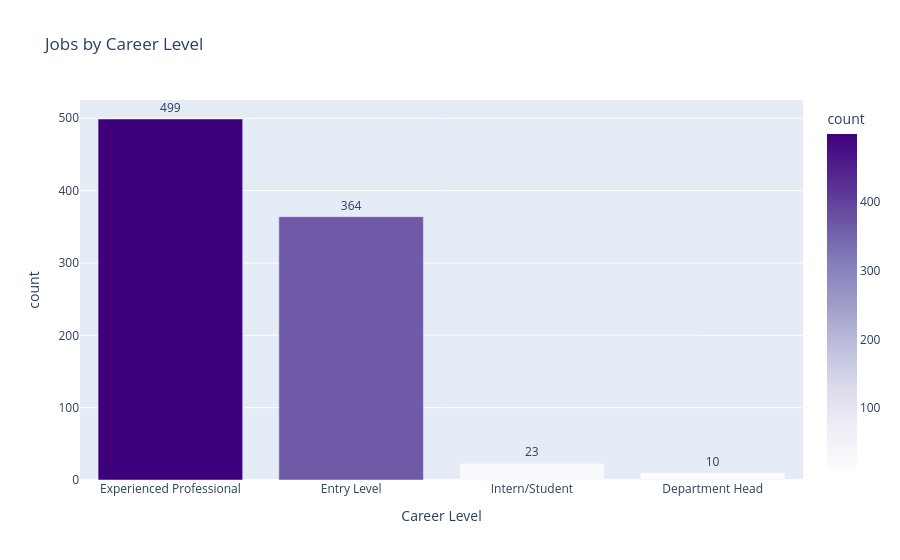

Source (notebook cell):
### Code cell
# Career Level Distribution
career_counts = df['Career Level'].value_counts().reset_index()
career_counts.columns = ['Career Level', 'count']

fig = px.bar(
    career_counts,
    x='Career Level', y='count',
    title='Jobs by Career Level',
    color='count',
    color_continuous_scale='Purples',
    text='count'
)
fig.update_traces(texttemplate='%{text:,}', textposition='outside')
fig.update_layout(showlegend=False)
fig.show()

### Figure 1 — Plotly figure (JSON) as saved in the notebook; plotly's stock layout.template omitted (floating-point values rounded to 4 significant figures)
{"data": [{"hovertemplate": "Career Level=%{x}<br>count=%{marker.color}<extra></extra>", "legendgroup": "", "marker": {"color": [499, 364, 23, 10], "coloraxis": "coloraxis", "pattern": {"shape": ""}}, "name": "", "orientation": "v", "showlegend": false, "text": [499.0, 364.0, 23.0, 10.0], "textposition": "outside", "texttemplate": "%{text:,}", "type": "bar", "x": ["Experienced Professional", "Entry Level", "Intern/Student", "Department Head"], "xaxis": "x", "y": [499, 364, 23, 10], "yaxis": "y"}], "layout": {"barmode": "relative", "coloraxis": {"colorbar": {"title": {"text": "count"}}, "colorscale": [[0, "rgb(252,251,253)"], [0.125, "rgb(239,237,245)"], [0.25, "rgb(218,218,235)"], [0.375, "rgb(188,189,220)"], [0.5, "rgb(158,154,200)"], [0.625, "rgb(128,125,186)"], [0.75, "rgb(106,81,163)"], [0.875, "rgb(84,39,143)"], [1, "rgb(63,0,125)"]]}, "legend": {"tracegroupgap": 0}, "showlegend": false, "title": {"text": "Jobs by Career Level"}, "xaxis": {"anchor": "y", "domain": [0, 1], "title": {"text": "Career Level"}}, "yaxis": {"anchor": "x", "domain": [0, 1], "title": {"text": "count"}}}}
